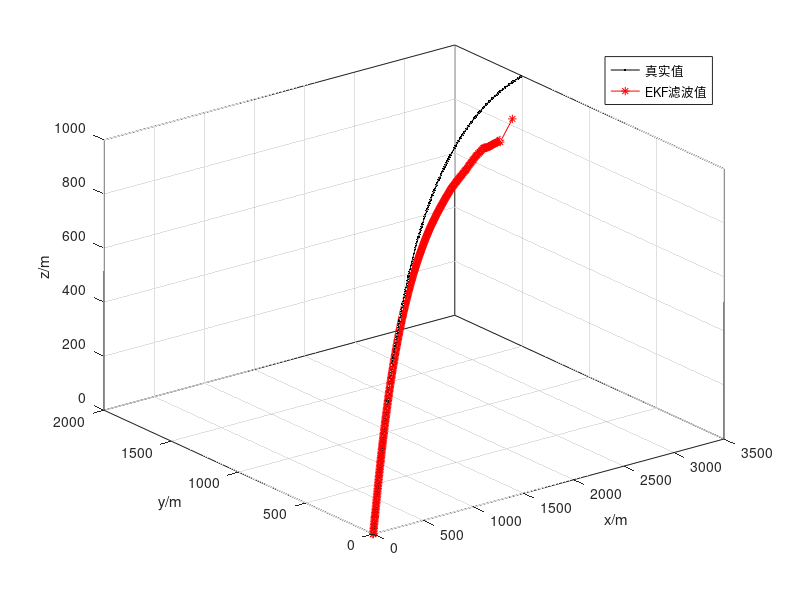
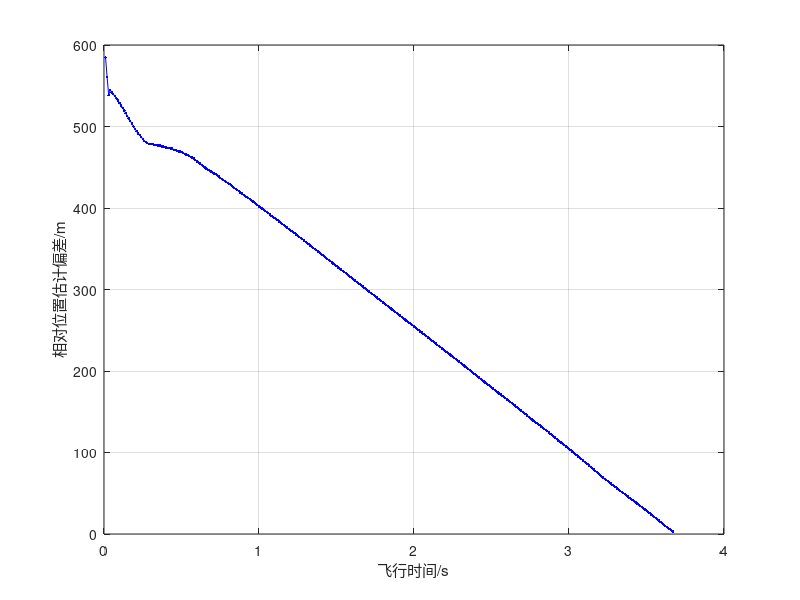
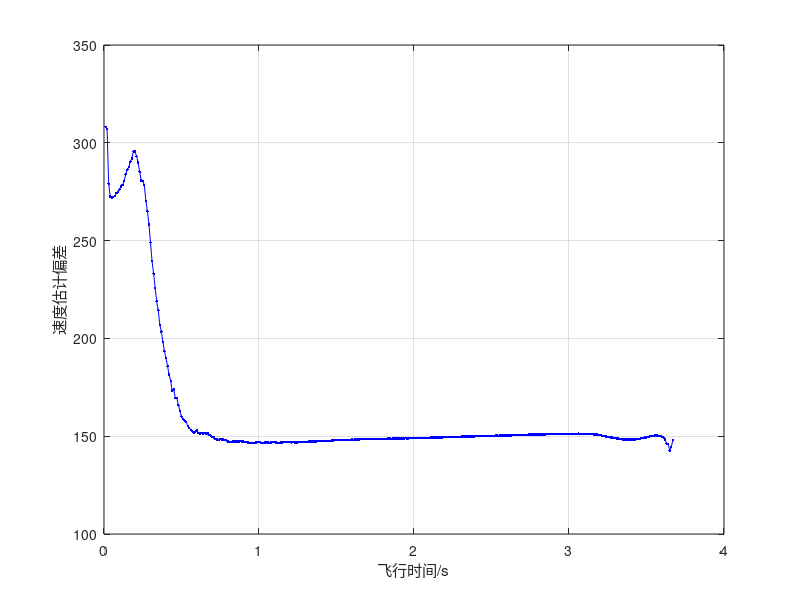
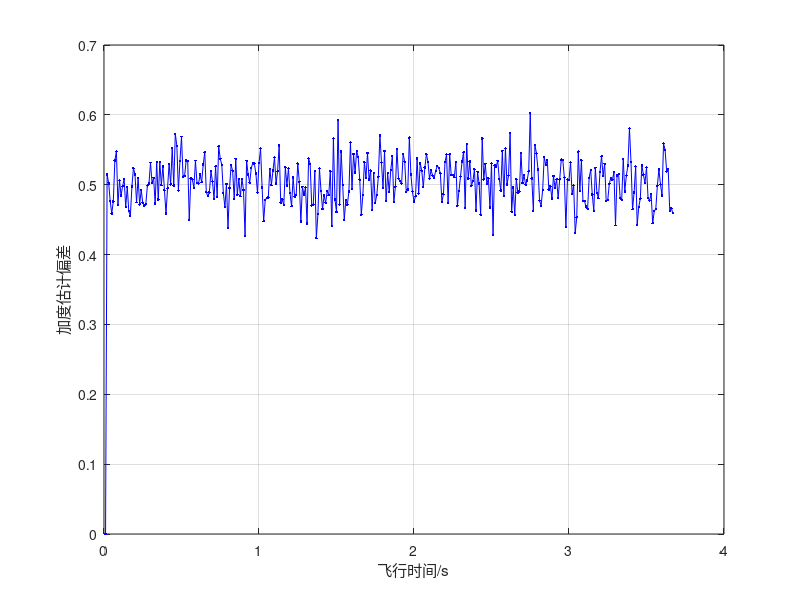

MATLAB code for these plots, in order:
%% 
% 第一步：初始化
% 设定采样时间，仿真时长
% Δt=0.01s，　　t=3.7s
% 设定导弹的初始状态
% x（0）=，[3500,1500,1000,-1100,-150，-50,10,10,10]T
% 设定EKF滤波器估计的初始化状态
% ex（0）=，[3000,1200,800,-950,-100,-100,0,0,0]T
% 设定过程噪声方差
% σ
% 2 =0.1，Q=[0
% 6×6 ，03×6 ；0
% 6×3 ，σ2 ×I3×3 ]
% 初始化EKF滤波器估计的状态协方差矩阵
% P
% 0 =[104 ×I6 ，06×3 ;0
% 3×6 ，102 ×I3 ]
% 第二步：EKF滤波估计
% for k=2:T---------------------------------------------------------------------
% Step1：目标运动
% x（:，k）=F*x（:，k-1）+G*u（:，k-1）+w（:，k-1）;
% Step2：每隔Δt=0.01s对目标扫描，即观测。
% z（:，k）=[atan（x（2，k-1）/sqrt（x（1，k-1）^2+x（3，k-1）^2）），atan
% （-1*x（3，k-1）/x（1，k-1））]'+v（:，k）;
% Step3：计算统计方差估计R，R=0.1*eye（2）/（DD*DD'）
% Step4：状态预测（结合Kalman滤波核心公式），Xn=F*ex+G*u;
% Step5：观测预测（结合Kalman滤波核心公式），……（参见程序）
% Step6：协方差阵预测，P=F*P0*F'+Q;
% Step7：这一步是对于EKF量身定做的，也是EKF的核心，计算线性H矩阵
% Step8：计算Kalman滤波增益K=P*H'/（H*P*H'+R）;
% Step9：状态更新ex=Xn+K*（z-Zn）;
% Step10：协方差阵更新，P0=（I-K*H）*P
%%
%%%%%%%%%%%%%%%%%%%%%%%%%%%%%%%%%%%%%%%%%%%%% 
% 程序说明：目标跟踪程序，实现运动弹头对运动物体的三维跟踪，主函数 
% 状态方程： x(t)=Ax(t-1)+Bu(t-1)+w(t） 
% 参考资料：《寻的导弹新型导引》第5.5和5.6节中仿真参数设置 
%%%%%%%%%%%%%%%%%%%%%%%%%%%%%%%%%%%%%%%%%%%%% 
function code_guided_missile
%%%%%%%%%%%%%%%%%%%%%%%%%%%%%%%%%%%%%%%%%%%%% 
delta_t=0.01; % 测量周期，采样周期 
longa=10000;  % 机动时间常数的倒数，即机动频率 
tf=3.7;    
T=tf/delta_t;  % 时间长度3.7s，一共采样T=370次 
% 状态转移矩阵ϕ，用F表示 
F=[eye(3),delta_t*eye(3),(exp(-1*longa*delta_t)+... 
   longa*delta_t-1)/longa^2*eye(3); 
    zeros(3),eye(3),(1-exp(-1*longa*delta_t))/longa*eye(3); 
    zeros(3),zeros(3),exp(-1*longa*delta_t)*eye(3)];  
% 控制量驱动矩阵gama 
G=[-1*0.5*delta_t^2*eye(3);-1*delta_t*eye(3);zeros(3)];  
N=3;  % 导航比（制导律） 
%%%%%%%%%%%%%%%%%%%%%%%%%%%%%%%%%%%%%%%%%%%%% 
% u=10*ones(3,T);      
for i=1:50    % 做50次蒙特卡罗仿真 
    x=zeros(9,T);     
    x(:,1)=[3500,1500,1000,-1100,-150,-50,0,0,0]'; % 初始状态X（0） 
    ex=zeros(9,T);    
    ex(:,1)=[3000,1200,960,-800,-100,-100,0,0,0]';% 滤波器状态Xekf（0） 
    cigema=sqrt(0.1);   
    w=[zeros(6,T);cigema*randn(3,T)]; % 过程噪声 
    Q=[zeros(6),zeros(6,3);zeros(3,6),cigema^2*eye(3)];   
    z=zeros(2,T);       % 观测值 
    z(:,1)=[atan( x(2,1)/sqrt(x(1,1)^2+x(3,1)^2) ), atan(-1*x(3,1)/x(1,1))]'; 
    v=zeros(2,T);      % 观测噪声 
    for k=2:T-3 
        tgo=tf-k*0.01+0.0000000000000001; 
        c1=N/tgo^2;   % 制导律的系数 
        c2=N/tgo;     % 制导律的系数 
        c3=N*(exp(-longa*tgo)+longa*tgo-1)/(longa*tgo)^2;  % 制导律的系数 
        % X、Y、Z三个方向的导弹加速度 
        u(1,k-1)=[c1,c2,c3]*[x(1,k-1),x(4,k-1),x(7,k-1)]'; 
        u(2,k-1)=[c1,c2,c3]*[x(2,k-1),x(5,k-1),x(8,k-1)]'; 
        u(3,k-1)=[c1,c2,c3]*[x(3,k-1),x(6,k-1),x(9,k-1)]'; 
        x(:,k)=F*x(:,k-1)+G*u(:,k-1)+w(:,k-1);  % 目标状态方程 
        d=sqrt(x(1,k)^2+x(2,k)^2+x(3,k)^2); 
        D=[d,0;0,d];  % 参考书中公式 
        R=inv(D)*0.1*eye(2)*inv(D)';% 观测噪声方差 
        v(:,k)=sqrtm(R)*randn(2,1); % 观测噪声模拟 
        % 目标观测方程 
        z(:,k)=[atan( x(2,k)/sqrt(x(1,k)^2+x(3,k)^2) ), ... 
            atan(-1*x(3,k)/x(1,k))]'+v(:,k);   
    end 
    % 下面根据观测值开始滤波 
    P0=[10^4*eye(6),zeros(6,3);zeros(3,6),10^2*eye(3)]; % 协方差初始化 
    eP0=P0; 
    stop=0.5/0.01; 
    span=1/0.01; 
    for k=2:T-3 
        dd=sqrt(ex(1,k-1)^2+ex(2,k-1)^2+ex(3,k-1)^2); 
        DD=[dd,0;0,dd]; 
        RR=0.1*eye(2)/(DD*DD'); 
        tgo=tf-k*0.01+0.0000000000000001; 
        c1=N/tgo^2; 
        c2=N/tgo; 
        c3=N*(exp(-longa*tgo)+longa*tgo-1)/(longa*tgo)^2; 
        u(1,k-1)=[c1,c2,c3]*[ex(1,k-1),ex(4,k-1),ex(7,k-1)]'; 
        u(2,k-1)=[c1,c2,c3]*[ex(2,k-1),ex(5,k-1),ex(8,k-1)]'; 
        u(3,k-1)=[c1,c2,c3]*[ex(3,k-1),ex(6,k-1),ex(9,k-1)]'; 
        % 调用扩展Kalman算法子函数 
        [ex(:,k),eP0]=ekf(F,G,Q,RR,eP0,u(:,k-1),z(:,k),ex(:,k-1)); 
    end 
    for t=1:T-3 % 求每个时间点误差的平方 
        Ep_ekfx(i,t)=sqrt((ex(1,t)-x(1,t))^2); 
        Ep_ekfy(i,t)=sqrt((ex(2,t)-x(2,t))^2); 
        Ep_ekfz(i,t)=sqrt((ex(3,t)-x(3,t))^2); 
        Ep_ekf(i,t)=sqrt( (ex(1,t)-x(1,t))^2+(ex(2,t)-x(2,t))^2+(ex(3,t)-x(3,t))^2 ); 
        Ev_ekf(i,t)=sqrt( (ex(4,t)-x(4,t))^2+(ex(5,t)-x(5,t))^2+(ex(6,t)-x(6,t))^2 ); 
        Ea_ekf(i,t)=sqrt( (ex(7,t)-x(7,t))^2+(ex(8,t)-x(8,t))^2+(ex(9,t)-x(9,t))^2 ); 
    end 
 
    for t=1:T-3 % 求误差的均值，即RMS 
        error_x(t)=mean(Ep_ekfx(:,t)); 
        error_y(t)=mean(Ep_ekfy(:,t)); 
        error_z(t)=mean(Ep_ekfz(:,t)); 
        error_r(t)=mean(Ep_ekf(:,t)); 
        error_v(t)=mean(Ev_ekf(:,t)); 
        error_a(t)=mean(Ea_ekf(:,t)); 
    end 
end 
 
t=0.01:0.01:3.67; 
figure  % 轨迹图 
hold on;box on;grid on; 
plot3(x(1,:),x(2,:),x(3,:),'-k.') 
plot3(ex(1,:),ex(2,:),ex(3,:),'-r*','MarkerFace','r') 
legend('真实值','EKF滤波值'); 
view(3) 
xlabel('x/m'); 
ylabel('y/m'); 
zlabel('z/m'); 
figure  % 位置偏差图 
hold on;box on;grid on; 
plot(t,error_r,'-b.'); 
xlabel('飞行时间/s'); 
ylabel('相对位置估计偏差/m'); 
figure    % 速度偏差图 
hold on;box on;grid on; 
plot(t,error_v,'-b.'); 
xlabel('飞行时间/s'); 
ylabel('速度估计偏差'); 
figure    % 加速度偏差图 
hold on;box on;grid on; 
plot(t,error_a,'-b.'); 
xlabel('飞行时间/s'); 
ylabel('加度估计偏差'); 
%%%%%%%%%%%%%%%%%%%%%%%%%%%%%%%%%%%%%%%%%%%%% 
% 函数说明： 扩展Kalman滤波算法，子函数 
% 函数参数： ex为扩展Kalman估计得到的状态 
function [ex,P0]=ekf(F,G,Q,R,P0,u,z,ex) 
% 状态预测 
Xn=F*ex+G*u; 
% 观测预测 
Zn=[atan( Xn(2)/sqrt(Xn(1)^2+Xn(3)^2) ),atan(-1*Xn(3)/Xn(1))]'; 
% 协方差阵预测 
P=F*P0*F'+Q; 
% 计算线性化的H矩阵 
dh1_dx=-1*Xn(1)*Xn(2)/(Xn(1)^2+Xn(2)^2+Xn(3)^2)/sqrt(Xn(1)^2+Xn(3)^2); 
dh1_dy=sqrt(Xn(1)^2+Xn(3)^2)/(Xn(1)^2+Xn(2)^2+Xn(3)^2); 
dh1_dz=-1*Xn(2)*Xn(3)/(Xn(1)^2+Xn(2)^2+Xn(3)^2)/sqrt(Xn(1)^2+Xn(3)^2); 
dh2_dx=Xn(3)/(Xn(1)^2+Xn(3)^2); 
dh2_dy=0; 
dh2_dz=-1*Xn(1)/(Xn(1)^2+Xn(3)^2); 
H=[dh1_dx,dh1_dy,dh1_dz,0,0,0,0,0,0;dh2_dx,dh2_dy,dh2_dz,0,0,0,0,0,0]; 
% Kalman增益 
K=P*H'/(H*P*H'+R); 
% 状态更新 
ex=Xn+K*(z-Zn); 
% 协方差阵更新 
P0=(eye(9)-K*H)*P; 
%%%%%%%%%%%%%%%%%%%%%%%%%%%%%%%%%%%%%%%%%%%%%